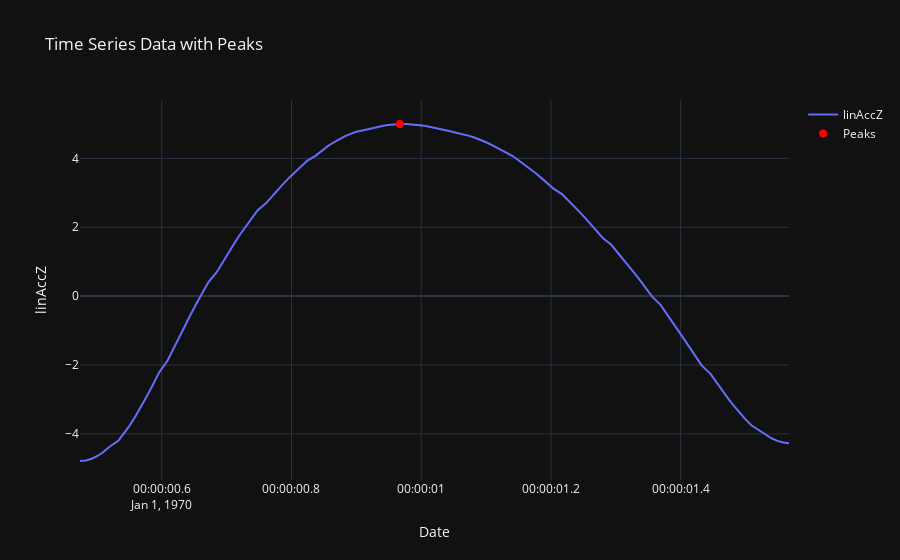

The cell this chart's notebook holds for it:
### Code cell
df = squat
peaks, _ = find_peaks(df['linAccZ'], height=-100, distance=1)

# Plotting
fig = go.Figure()
fig.add_trace(go.Scatter(x=df.index, y=df['linAccZ'], mode='lines', name='linAccZ'))
fig.add_trace(go.Scatter(x=df.iloc[peaks].index, y=df.iloc[peaks]['linAccZ'], mode='markers', 
                         marker=dict(color='red', size=8), name='Peaks'))
fig.update_layout(title='Time Series Data with Peaks', xaxis_title='Date', yaxis_title='linAccZ')
fig.show()
